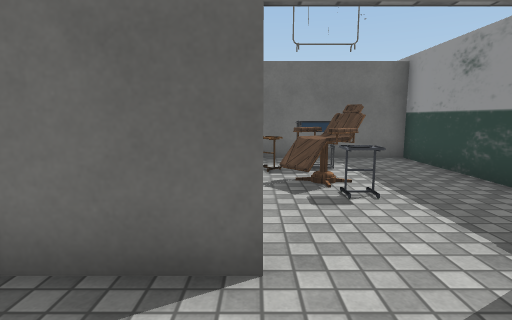
view 1 (above)

14 first-person views from a walk through a scene from a Unity 3-D project. The camera is 1.2 m above the floor, tilts 8° down and sees 80° across. Doors are open. The floor is counted in squares, 1 m on a side. Each view is taken from the middle of a square. On the plan, view 1 faces up. The plan holds only what a view shows up to about 13 squares ahead; the rest is blank. The player character is not drawn. Some surface patterns are stand-ins.

view 2
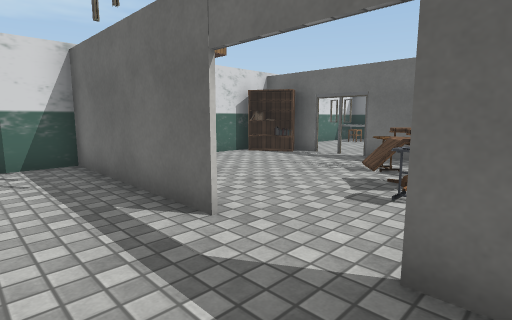

view 3
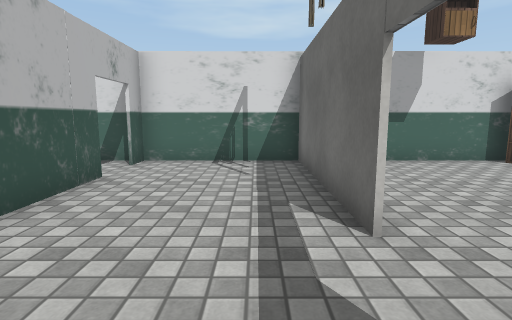

view 4
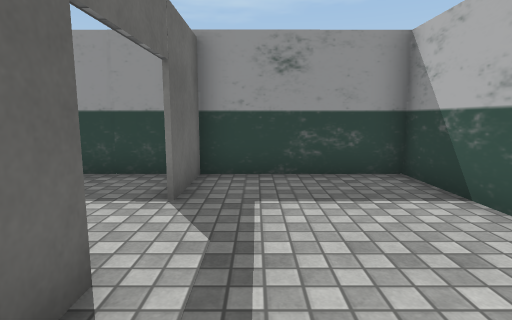

view 5
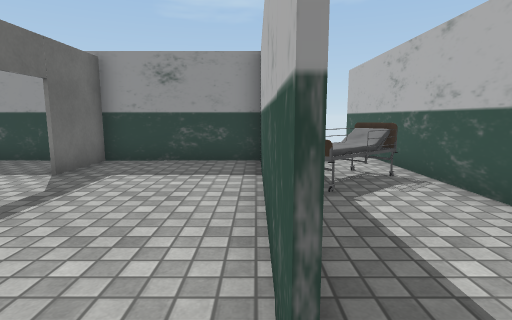

view 6
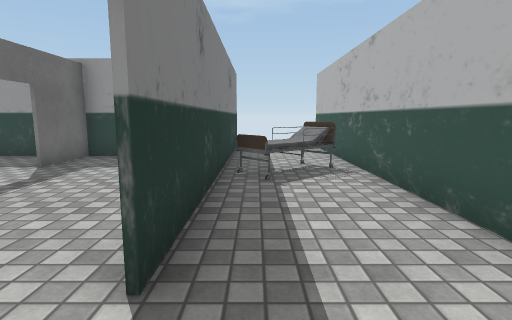

view 7
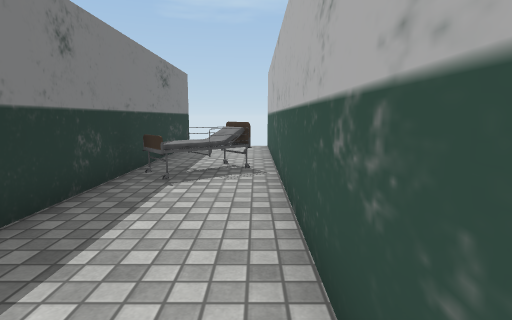

view 8
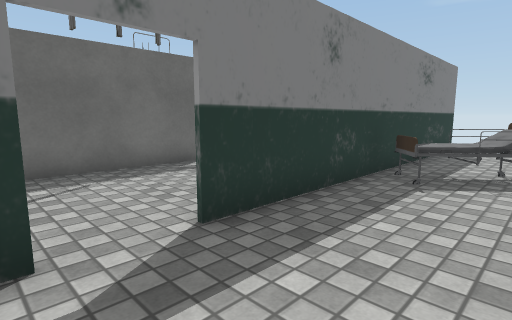

view 9
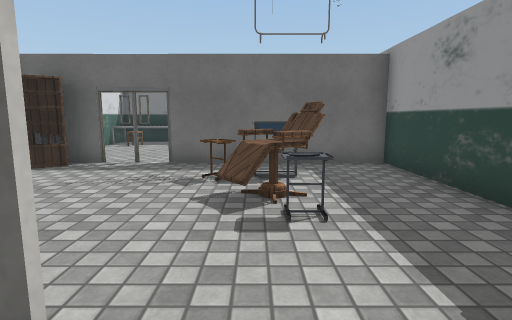

view 10
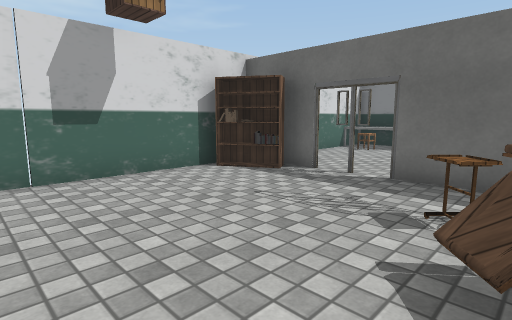

view 11
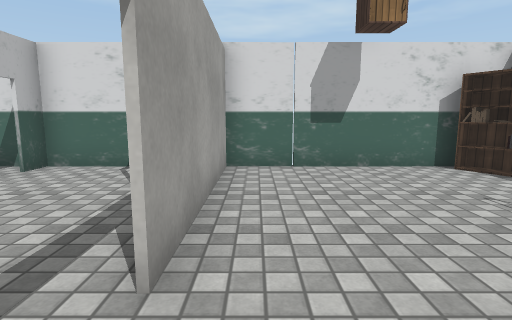

view 12
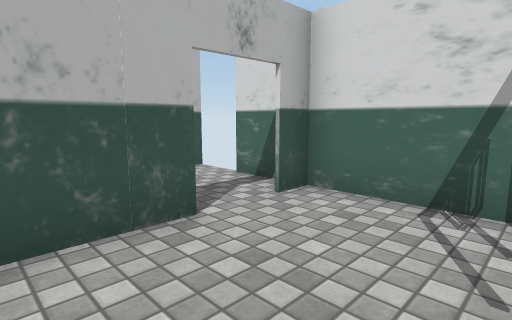

view 13
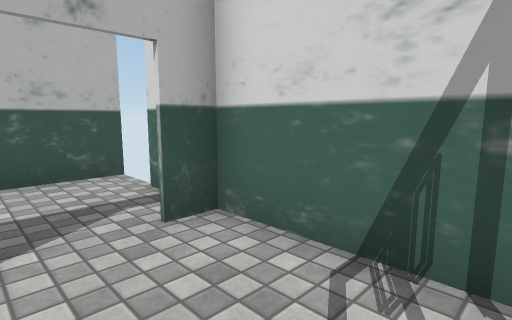

view 14
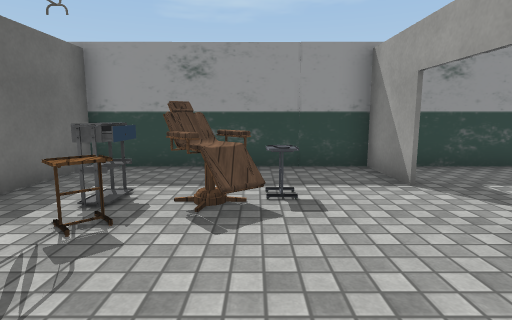

### Floor plan
Points are (right, up) in squares from view 1. A wall is a line through its corners. A room is listed if a view was taken in it or the views show most of it. See-through windows are left out.
Room 1 (views 1, 2, 3, 4, 9, 12, 13)
walls: (0.1, 2.2) (-5.5, 2.2); (-3.1, -2.1) (4.4, -2.1) (4.4, 2.1); (-5.4, 1.9) (-5.4, -2.1) (-4.6, -2.1); (4.5, 2.2) (2.2, 2.2)
ways out: opening at (-4, -2) to room 2; open door at (-2.5, 2) to room 3; open door at (1, 2) to room 3
Room 2 (views 5, 6, 7, 8)
walls: (-5.4, -2.5) (-5.4, -4); (-5.6, -5.5) (7.5, -5.5); (7.5, -2.2) (-3.1, -2.2)
ways out: opening at (-4, -2) to room 1
objects: other object (1, -5) to (3, -3)
Room 3 (views 10, 11, 14)
walls: (-1.7, 9) (-2.6, 9); (-3, 9) (-4.1, 9); (-5.4, 8.1) (-5.4, 1.9); (2.2, 2.3) (4.5, 2.3); (-5.4, 2.3) (0.1, 2.3); (4.4, 2.1) (4.4, 9) (-1.4, 9)
ways out: open door at (-2.5, 2) to room 1; open door at (1, 2) to room 1; open door at (-2, 9)
objects: other object (-5, 8); other object (-4, 8); other object (0, 7); other object (1, 5) to (2, 6); other object (1, 7) to (2, 7)

Where each view was taken, in squares from view 1:
view 1: 0 up, 0 right, facing up
view 2: 0 up, 3 right, facing up-left
view 3: 1 up, 3 right, facing left
view 4: 1 up, 2 left, facing right
view 5: 2 down, 4 left, facing right
view 6: 3 down, 5 left, facing right
view 7: 5 down, 5 left, facing right
view 8: 5 down, 5 left, facing up-right
view 9: 1 up, 1 right, facing up
view 10: 3 up, 1 right, facing up-left
view 11: 3 up, 2 right, facing left
view 12: 1 up, 1 left, facing down-left
view 13: 1 up, 3 left, facing down-left
view 14: 5 up, 3 left, facing right
